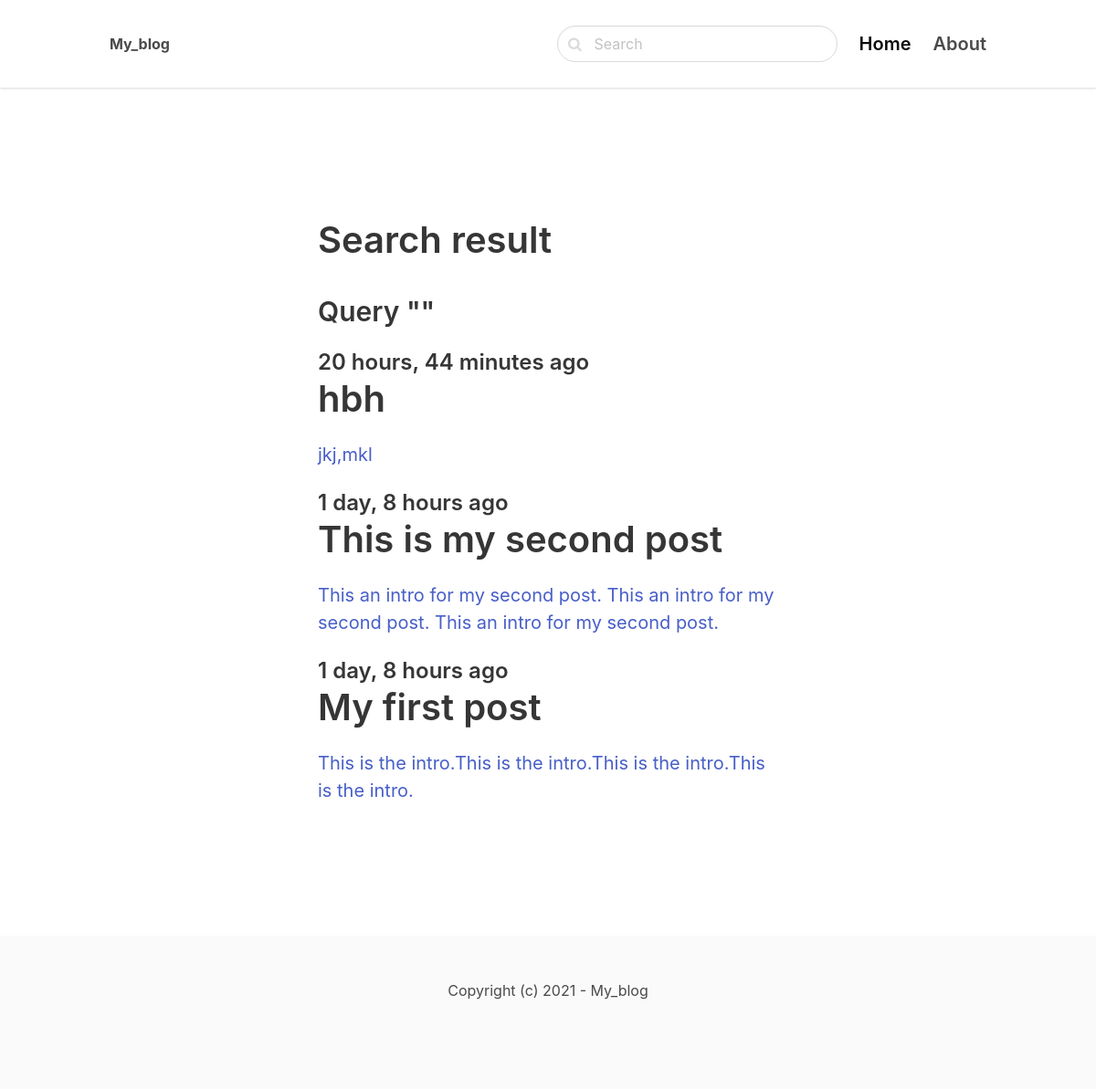
The app's page /search/ with its own data.
### blog/models.py (models this page shows, shortened)
class Post(models.Model):
    ACTIVE = 'active'
    DRAFT = 'draft'
    CHOICES_STATUS = {
        (ACTIVE, 'Active'),
        (DRAFT, 'Draft')
    }
    category = models.ForeignKey(Category, related_name='posts', on_delete=models.CASCADE)
    title = models.CharField(max_length=255)
    slug = models.SlugField()
    intro = models.TextField()
    body = models.TextField()
    created_at = models.DateTimeField(auto_now_add = True)
    status = models.CharField(max_length=10, choices= CHOICES_STATUS, default=ACTIVE)
    image = models.ImageField(upload_to='uploasds/', blank=True, null=True)
    class Meta:
        ordering = ('-created_at',)

### blog/views.py (the view)
# urls.py: path('search/', views.search, name='search'),
def search(request):
    query = request.GET.get('query', '')
    posts = Post.objects.filter(status=Post.ACTIVE).filter(Q(title__icontains=query) | Q(intro__icontains=query) | Q(body__icontains=query))
    return render(request,'blog/search.html', {'posts':posts, 'query':query})

### blog/templates/blog/search.html (shortened to what this page needs)
{% extends 'My_blog/base.html'%}
{% block content %}
<section class="hero">
    <div class="hero-body">
        <div class="container">
            <section class="section">
                <div class="columns">
                    <div class="column is-8 is-offset-2">
                        <div class="content is-medium">
                            <h1>Search result</h1>
                            <h3>Query "{{ query }}"</h3>
                        </div>
                        {% for post in posts %}
                        <div class="content is-medium">
                            <a href="{% url 'post_detail' post.category.slug post.slug %} ">
                                <h2 class="subtitle is-4">{{ post.created_at|timesince}} ago</h2>
                                <h1 class="title">{{ post.title }}</h1>
                                <p>{{ post.intro }}</p>
                            </a>
                        </div>
                        {% empty %}
                        <div class="content">
                            <p>No result for for the given query...</p>
                        </div>
                        {% endfor %}
                    </div>
                </div>
            </section>
        </div>
    </div>
</section>
{% endblock %}

### records on screen
Post: created_at "20 hours, 44 minutes", title "hbh", intro "jkj,mkl"
Post: created_at "1 day, 8 hours", title "This is my second post", intro "This an intro for my second post. This an intro for my second post. This an intro for my second post."
Post: created_at "1 day, 8 hours", title "My first post", intro "This is the intro.This is the intro.This is the intro.This is the intro."
